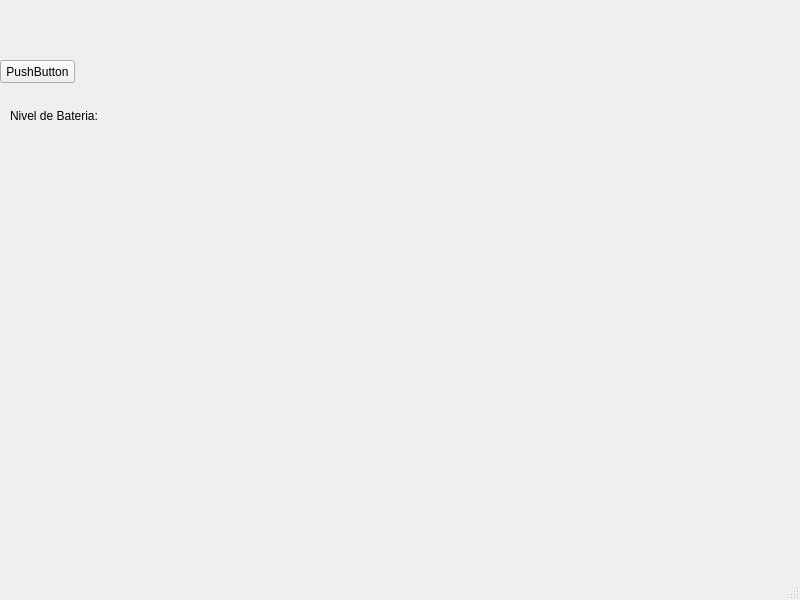
<?xml version="1.0" encoding="UTF-8"?>
<ui version="4.0">
 <class>MainWindow</class>
 <widget class="QMainWindow" name="MainWindow">
  <property name="geometry">
   <rect>
    <x>0</x>
    <y>0</y>
    <width>800</width>
    <height>600</height>
   </rect>
  </property>
  <property name="windowTitle">
   <string>MainWindow</string>
  </property>
  <widget class="QWidget" name="centralwidget">
   <widget class="QLabel" name="label">
    <property name="geometry">
     <rect>
      <x>10</x>
      <y>90</y>
      <width>121</width>
      <height>51</height>
     </rect>
    </property>
    <property name="text">
     <string>Nivel de Bateria:</string>
    </property>
   </widget>
   <widget class="QPushButton" name="pushButton">
    <property name="geometry">
     <rect>
      <x>0</x>
      <y>60</y>
      <width>75</width>
      <height>23</height>
     </rect>
    </property>
    <property name="text">
     <string>PushButton</string>
    </property>
   </widget>
  </widget>
  <widget class="QMenuBar" name="menubar">
   <property name="geometry">
    <rect>
     <x>0</x>
     <y>0</y>
     <width>800</width>
     <height>21</height>
    </rect>
   </property>
  </widget>
  <widget class="QStatusBar" name="statusbar"/>
 </widget>
 <resources/>
 <connections/>
</ui>
